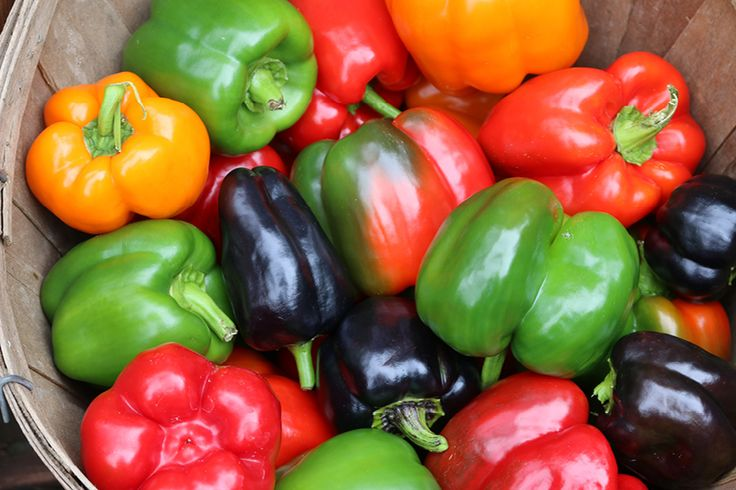
#> input picture Pictures/peppers.jpg, 736 x 490 px, found by its file name
$ jupyter execute --allow-errors rgb2gray.ipynb
#> lines starting #> are read from the running program, lines starting #| are printed output that depends on the picture
[cell 1]
import matplotlib.pyplot as plt
from skimage import io

from skimage.color import rgb2gray

#> (a cell that did not finish here is left out)

[cell 3]
peppers_img = io.imread('../Pictures/peppers.jpg')
#> peppers_img is the input picture: shape (490, 736, 3); mean R, G, B 145.6, 100.6, 60.6

peppers_gray = rgb2gray(peppers_img)
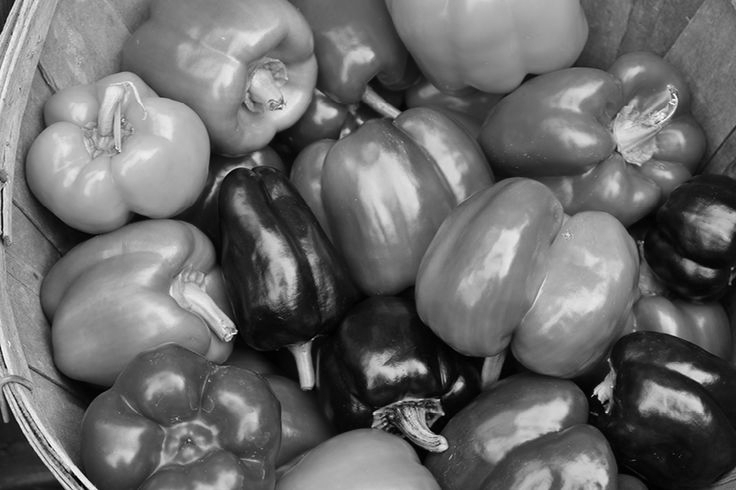
#> peppers_gray: shape (490, 736) float64; min 0, max 0.999, mean 0.421

fig, axes = plt.subplots(1, 2, figsize=(8, 4))
ax = axes.ravel()

ax[0].imshow(peppers_img)
ax[0].set_title("Original")
ax[1].imshow(peppers_gray, cmap=plt.cm.gray)
ax[1].set_title("Grayscale")

fig.tight_layout()
plt.show()
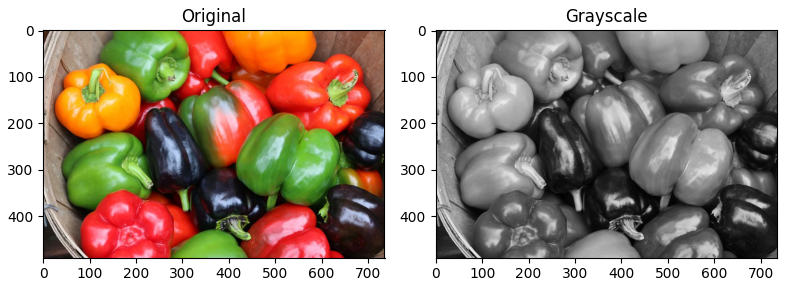
#> figure drawn by matplotlib, 2 panels
